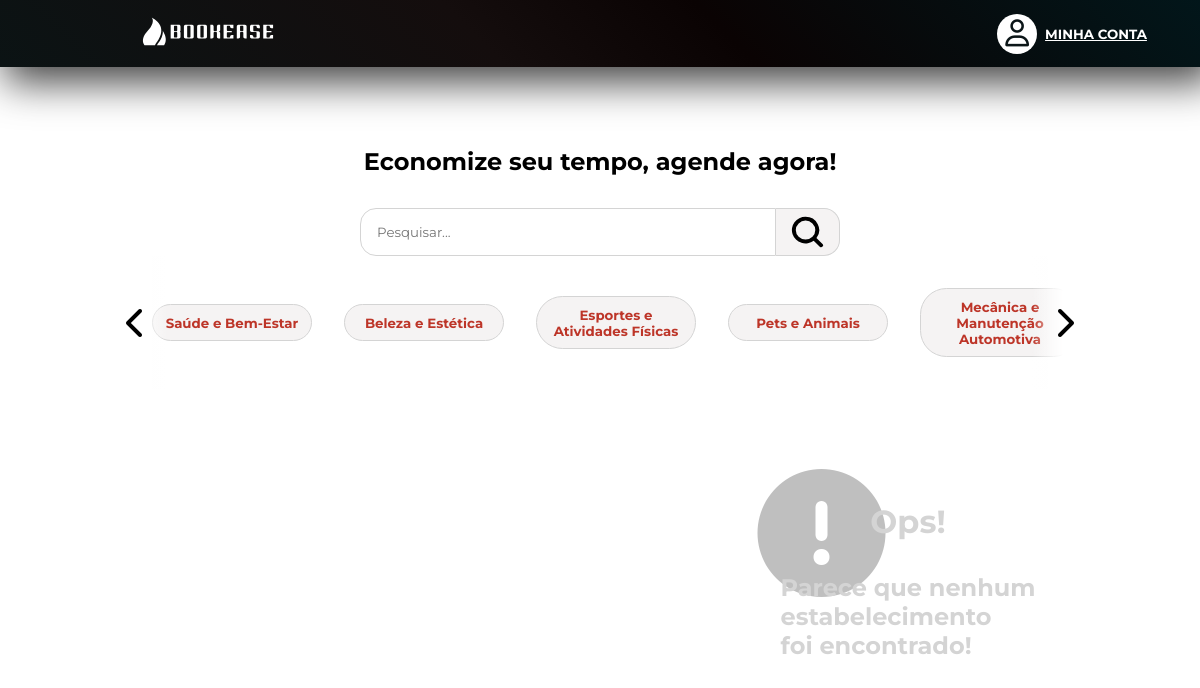
Before: /view/establishments.php (signed in) with the older database file.
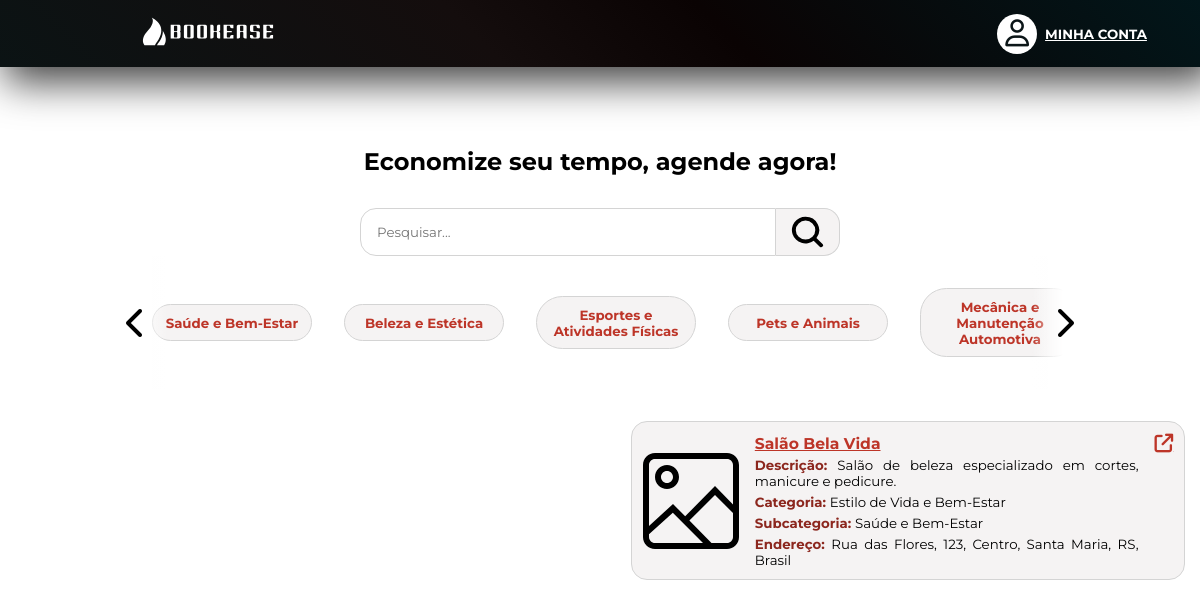
After: the same page with the newer database file.
### tables this page shows
CREATE TABLE subcategories(
    id INT auto_increment,
    name VARCHAR(100),
    category_id INT,
    PRIMARY KEY(id),
    FOREIGN KEY(category_id) REFERENCES categories(id)
);

CREATE TABLE establishments(
	id INT auto_increment,
    cnpj VARCHAR(18) UNIQUE,
    user_id INT,
    name VARCHAR(200),
    email VARCHAR(100),
    phone VARCHAR(14),
    address VARCHAR(200),
    latitude DOUBLE,
    longitude DOUBLE,
    description VARCHAR(200),
    category_id INT,
    subcategory_id INT,
    creation_date DATE,
    PRIMARY KEY(id),
    FOREIGN KEY(user_id) REFERENCES users(id),
    FOREIGN KEY(category_id) REFERENCES categories(id),
    FOREIGN KEY(subcategory_id) REFERENCES subcategories(id)
);

CREATE TABLE categories(
    id INT auto_increment,
    name VARCHAR(100),
    PRIMARY KEY(id)
);

### controller/categories_controller.php (called while the page is built)
<?php
    function get_subcategory() {
        $con = new connect_database();
        $con->connect();
        $query = "SELECT * FROM subcategories;";
        $result = $con->consult_all($query);
        if($result != null) {
            return $result;
        }
        else {
            return null;
        }
    }
?>

### model/database_connect.php (called while the page is built, shortened)
<?php
class connect_database {
    protected $mysqli;
    protected $host = '127.0.0.1';
    protected $user = 'root';
    protected $password = '';
    protected $database = 'bookease';
    public function connect() {
        $this->mysqli = new mysqli($this->host, $this->user, $this->password, $this->database);
        $this->mysqli->set_charset('utf8');
    }
    public function consult_all($query) {
        try {
            if ($result = $this->mysqli->query($query)){
                $result = $result->fetch_all(MYSQLI_ASSOC);
                return $result;
            }
            else {
                $this->rows_affected = 0;
                return null;
            }
        }
        catch (Exception $exc) {
            $this->disconnect();
        }
    }
}

### controller/establishments_controller.php (called while the page is built, shortened)
<?php
    include_once '../model/database_connect.php';
    function get_establishments() {
        $con = new connect_database();
        $con->connect();
        $query = "SELECT establishments.*,
                    categories.name AS category_name,
                    subcategories.name AS subcategory_name
                    FROM establishments
                    JOIN categories ON establishments.category_id = categories.id
                    LEFT JOIN subcategories ON establishments.subcategory_id = subcategories.id;";
        $result = $con->consult_all($query);
        if($result != null) {
            return $result;
        }
        else {
            return null;
        }
    }
?>

### view/establishments.php (the view, shortened to what this page needs)
<!DOCTYPE html>
<html lang="en">
<head>
    <link rel="stylesheet" href="/public/css/establishments.css">
    <link rel="stylesheet" href="/public/css/components/red_button.css">
    <link rel="stylesheet" href="/public/css/components/header.css">
    <link href='https://unpkg.com/boxicons@2.1.4/css/boxicons.min.css' rel='stylesheet'>
</head>
<body>
    <?php
        require_once '../controller/establishments_controller.php';
        require_once '../controller/categories_controller.php';
        $establishments = get_establishments();
        $categories = get_subcategory();
    ?>
    <header>
        <div class="header">
            <div class="logo">
                <a href="/view/index.php">
                    <img src="/public/images/logos_horizontal/logo1_white.svg" alt="" class="logo_image">
                </a>
            </div>
            <div class="header_buttons">
                <div class="account_pages">
                    <a href="/view/myaccount.php" class="profile_picture">
                        <i class="fa-regular fa-user"></i>
                    </a>
                    <div>
                        <?php
                            if(!isset($_SESSION['login'])) {
                                echo '
                                    <span class="account_buttons">
                                        <a href="/view/login.php">
                                            ENTRE
                                        </a>
                                        <span>ou</span>
                                    </span>
                                    <span class="account_buttons">
                                        <a href="/view/register.php">
                                            CADASTRE-SE
                                        </a>
                                    </span>
                                ';
                            }
                            else {
                                echo '
                                    <a href="/view/myaccount.php">
                                        <span>MINHA CONTA</span>
                                    </a>
                                ';
                            }
                        ?>
                    </div>
                </div>
            </div>
        </div>
    </header>
    <main>
        <div class="search_bar_section">
            <h2>Economize seu tempo, agende agora!</h2>
            <form action="">
                <input type="search" name="" id="" placeholder="Pesquisar..." class="search_bar">
                <button type="submit" class="search_button">
                    <img src="/public/images/search_icon.svg" alt="">
                </button>
            </form>
            <div class="categories_slider">
                <button class="slider_button left"><i class="fa-solid fa-chevron-left"></i></button>
                <div class="categories_section">
                    <?php
                        foreach($categories as $c) {
                            echo '
                                <a href="" class="category">
                                    <span>
                                        '.$c['name'].'
                                    </span>
                                </a>
                            ';
                        }
                    ?>
                </div>
                <button class="slider_button right"><i class="fa-solid fa-chevron-right"></i></button>
            </div>
        </div>
        <div class="establishments_section">
            <div class="establishments_map" id="map"></div>
            <div class="establishments_list">
                <?php
                    if($establishments != null) {
                        foreach($establishments as $e) {
                            echo '
                            <div class="establishment">
                                <div class="establishment_image">
                                    <a href="/view/establishment_page.php?id='.$e['id'].'">
                                        <img src="/public/images/image_icon.svg" alt="" class="image_icon">
                                    </a>
                                </div>
                                <div class="establishment_info">
                                    <h3>
                                        <a href="/view/establishment_page.php?id='.$e['id'].'">
                                        '.$e['name'].'
                                        </a>
                                    </h3>
                                    <p>
                                        <span>Descrição: </span>
                                        '.$e['description'].'
                                    </p>
                                    <p>
                                        <span>Categoria: </span>
                                        '.$e['category_name'].'
                                    </p>
                                    <p>
                                        <span>Subcategoria: </span>
                                        '.$e['subcategory_name'].'
                                    </p>
                                    <p>
                                        <span>Endereço: </span>
                                        '.$e['address'].'
                                    </p>
                                </div>
                                <div class="open_establishment">
                                    <a href="/view/establishment_page.php?id='.$e['id'].'">
                                        <i class="fa-solid fa-arrow-up-right-from-square"></i>
                                    </a>
                                </div>
                            </div>
                            ';
                        }
                    }
                    else {
                        echo '
                            <div class="not_found">
                                <i class="fa-solid fa-circle-exclamation"></i>
                                <h1>
                                    Ops!
                                </h1>
                                <h2>
                                    Parece que nenhum<br>
                                    estabelecimento<br>
                                    foi encontrado!
                                </h2>
                            </div>
                        ';
                    }
                ?>
            </div>
        </div>
    </main>
</body>
</html>

### public/css/establishments.css (style rules this page uses)
@media only screen and (min-width: 1200px) { main { display: flex; flex-direction: column; justify-content: center; align-items: center; } }
@media only screen and (min-width: 1200px) { .establishments_map { margin: 1rem 0 2rem 2rem; border-radius: 1rem; } }
@media only screen and (min-width: 1200px) { .establishments_map, .establishments_list { display: flex; flex-direction: column; gap: 1.3rem; align-items: center; width: 50%; height: 38rem; padding: 1rem 0 1rem 0; } }

### public/css/components/header.css (style rules this page uses)
@media only screen and (min-width: 1200px) { header { width: 100%; display: flex; flex-direction: column; justify-content: flex-start; align-items: center; } }
@media only screen and (min-width: 1200px) { .header { width: 100%; display: flex; flex-direction: row; justify-content: space-between; align-items: center; height: 4.2rem; background: linear-gradient(45deg, #0b1314 0%, #140d0d 40%, #0a0303 60%, #02161a 100%); box-shadow: 10px 10px 40px 5px rgba(0,0,0,0.75); } }
@media only screen and (min-width: 1200px) { .logo { width: 26rem; height: 100%; display: flex; flex-direction: row; justify-content: center; align-items: center; } }
@media only screen and (min-width: 1200px) { .logo_image { min-width: var(--logo-size); max-width: var(--logo-size); transition: all ease-in-out 0.45s; } }

### public/css/global.css (style rules this page uses)
* { box-sizing: border-box; margin: 0; padding: 0; font-family: 'Montserrat'; scroll-behavior: smooth; }
a { color: var(--red-1); }
:root { --logo-size: 8.5rem; --red-1: #bd3528; --red-2: #8C271E; --red-3: #f5d8d6; --gray-1: #0C1618; --gray-2: #4b6268; --gray-3: #d4d4d4; --white-1: #FFF; --white-2: #f0f3f4; --white-3: #f5f3f3; --green-1: #5cb85c; --green-2: #b8e0b8; --success: #339900; --alert: #EAAA00; --warning: #cc3300; --font-xsm: 8pt; --font-sm: 10pt; --font-md: 12pt; --font-lg: 14pt; --font-xl: 16pt; --font-xxl: 18pt; }

Changed rows visible on the page:
added establishments: name "Salão Bela Vida", description "Salão de beleza especializado em cortes, manicure e pedicure.", category.name "Estilo de Vida e Bem-Estar", subcategory.name "Saúde e Bem-Estar", address "Rua das Flores, 123, Centro, Santa Maria, RS, Brasil"
Other visible differences:
text no longer shown: "Ops! Parece que nenhum estabelecimento foi encontrado!"
